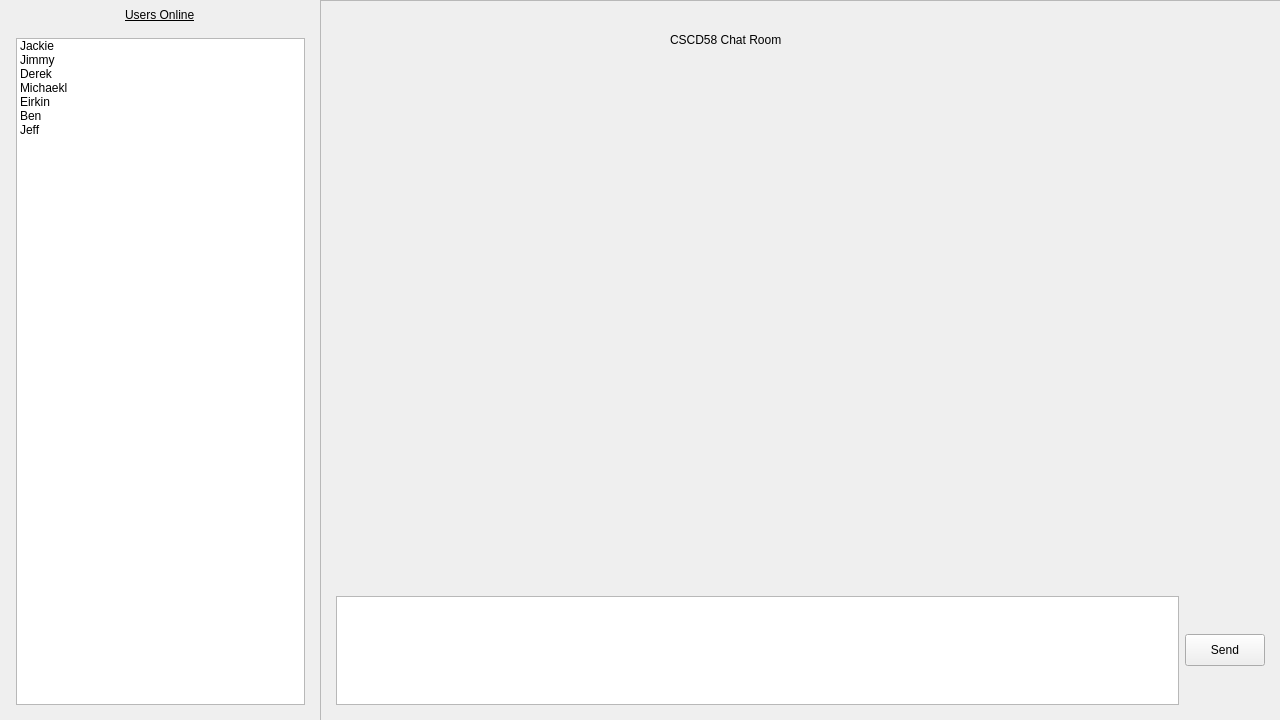
<?xml version="1.0" encoding="UTF-8"?>
<ui version="4.0">
 <class>MainWindow</class>
 <widget class="QMainWindow" name="MainWindow">
  <property name="enabled">
   <bool>true</bool>
  </property>
  <property name="geometry">
   <rect>
    <x>0</x>
    <y>0</y>
    <width>1280</width>
    <height>720</height>
   </rect>
  </property>
  <property name="sizePolicy">
   <sizepolicy hsizetype="Fixed" vsizetype="Fixed">
    <horstretch>0</horstretch>
    <verstretch>0</verstretch>
   </sizepolicy>
  </property>
  <property name="maximumSize">
   <size>
    <width>1280</width>
    <height>720</height>
   </size>
  </property>
  <property name="mouseTracking">
   <bool>false</bool>
  </property>
  <property name="windowTitle">
   <string>CSCD58 Messenger</string>
  </property>
  <widget class="QWidget" name="centralwidget">
   <widget class="QWidget" name="verticalLayoutWidget">
    <property name="geometry">
     <rect>
      <x>0</x>
      <y>0</y>
      <width>321</width>
      <height>721</height>
     </rect>
    </property>
    <layout class="QVBoxLayout" name="onlineUsersLayout">
     <property name="spacing">
      <number>16</number>
     </property>
     <property name="leftMargin">
      <number>16</number>
     </property>
     <property name="topMargin">
      <number>8</number>
     </property>
     <property name="rightMargin">
      <number>16</number>
     </property>
     <property name="bottomMargin">
      <number>16</number>
     </property>
     <item alignment="Qt::AlignHCenter">
      <widget class="QLabel" name="usersOnlineLabel">
       <property name="styleSheet">
        <string notr="true">font: 75 24pt &quot;MS Shell Dlg 2&quot;;
text-decoration: underline;</string>
       </property>
       <property name="text">
        <string>Users Online</string>
       </property>
      </widget>
     </item>
     <item>
      <widget class="QListWidget" name="usersList">
       <property name="styleSheet">
        <string notr="true">font: 12pt &quot;MS Shell Dlg 2&quot;;</string>
       </property>
       <item>
        <property name="text">
         <string>Jackie</string>
        </property>
       </item>
       <item>
        <property name="text">
         <string>Jimmy</string>
        </property>
       </item>
       <item>
        <property name="text">
         <string>Derek</string>
        </property>
       </item>
       <item>
        <property name="text">
         <string>Michaekl</string>
        </property>
       </item>
       <item>
        <property name="text">
         <string>Eirkin</string>
        </property>
       </item>
       <item>
        <property name="text">
         <string>Ben</string>
        </property>
       </item>
       <item>
        <property name="text">
         <string>Jeff</string>
        </property>
       </item>
      </widget>
     </item>
    </layout>
   </widget>
   <widget class="QFrame" name="frame">
    <property name="geometry">
     <rect>
      <x>320</x>
      <y>0</y>
      <width>961</width>
      <height>721</height>
     </rect>
    </property>
    <property name="frameShape">
     <enum>QFrame::StyledPanel</enum>
    </property>
    <property name="frameShadow">
     <enum>QFrame::Raised</enum>
    </property>
    <widget class="QLabel" name="usersOnlineLabel_2">
     <property name="geometry">
      <rect>
       <x>350</x>
       <y>20</y>
       <width>281</width>
       <height>39</height>
      </rect>
     </property>
     <property name="styleSheet">
      <string notr="true">font: 75 24pt &quot;MS Shell Dlg 2&quot;;</string>
     </property>
     <property name="text">
      <string>CSCD58 Chat Room</string>
     </property>
    </widget>
    <widget class="QWidget" name="horizontalLayoutWidget">
     <property name="geometry">
      <rect>
       <x>0</x>
       <y>580</y>
       <width>961</width>
       <height>141</height>
      </rect>
     </property>
     <layout class="QHBoxLayout" name="inputLayout">
      <property name="leftMargin">
       <number>16</number>
      </property>
      <property name="topMargin">
       <number>16</number>
      </property>
      <property name="rightMargin">
       <number>16</number>
      </property>
      <property name="bottomMargin">
       <number>16</number>
      </property>
      <item>
       <widget class="QPlainTextEdit" name="messageInput"/>
      </item>
      <item>
       <widget class="QPushButton" name="sendButton">
        <property name="sizePolicy">
         <sizepolicy hsizetype="Fixed" vsizetype="Fixed">
          <horstretch>0</horstretch>
          <verstretch>0</verstretch>
         </sizepolicy>
        </property>
        <property name="minimumSize">
         <size>
          <width>32</width>
          <height>32</height>
         </size>
        </property>
        <property name="baseSize">
         <size>
          <width>32</width>
          <height>32</height>
         </size>
        </property>
        <property name="styleSheet">
         <string notr="true">font: 16pt &quot;MS Shell Dlg 2&quot;;</string>
        </property>
        <property name="text">
         <string>Send</string>
        </property>
       </widget>
      </item>
     </layout>
    </widget>
   </widget>
  </widget>
 </widget>
 <resources/>
 <connections/>
</ui>
